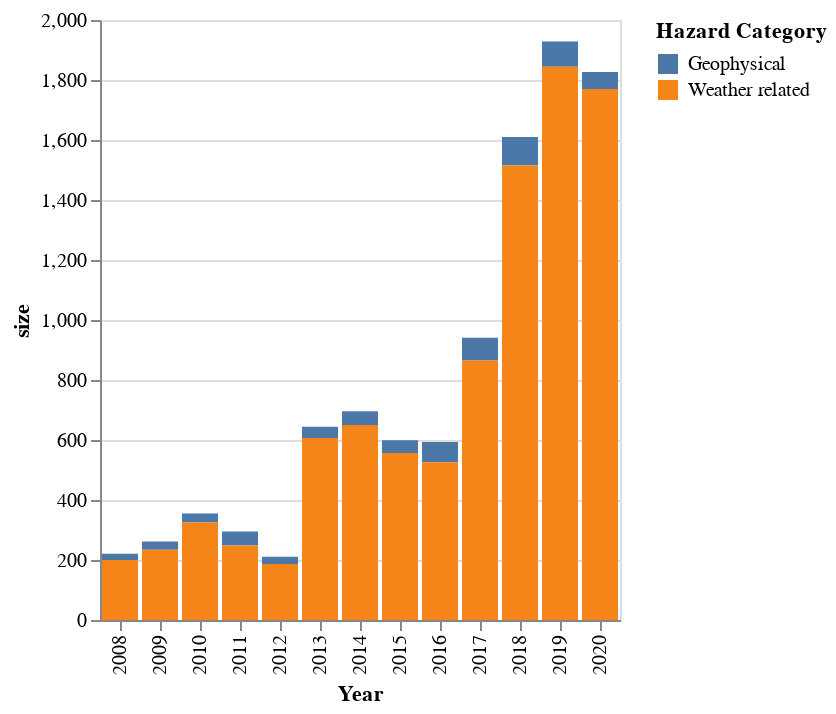

Notebook code for this chart:
### Code cell
# How has reporting changed by year?
source = disasters.groupby([YEAR, HAZARD_CATEGORY], as_index=False).size()
alt.Chart(source).mark_bar().encode(
    alt.X(YEAR, type=ORDINAL),
    y='size',
    color=HAZARD_CATEGORY
)

### Figure 1 — Vega-Lite specification as saved in the notebook (floating-point values rounded to 4 significant figures)
{"config": {"view": {"continuousWidth": 400, "continuousHeight": 300}}, "data": {"name": "data-45127a1d89023b5863dc8308b611cb67"}, "mark": "bar", "encoding": {"color": {"type": "nominal", "field": "Hazard Category"}, "x": {"type": "ordinal", "field": "Year"}, "y": {"type": "quantitative", "field": "size"}}, "$schema": "https://vega.github.io/schema/vega-lite/v4.8.1.json", "datasets": {"data-45127a1d89023b5863dc8308b611cb67": [{"Year": 2008, "Hazard Category": "Geophysical", "size": 21}, {"Year": 2008, "Hazard Category": "Weather related", "size": 200}, {"Year": 2009, "Hazard Category": "Geophysical", "size": 28}, {"Year": 2009, "Hazard Category": "Weather related", "size": 234}, {"Year": 2010, "Hazard Category": "Geophysical", "size": 30}, {"Year": 2010, "Hazard Category": "Weather related", "size": 325}, {"Year": 2011, "Hazard Category": "Geophysical", "size": 47}, {"Year": 2011, "Hazard Category": "Weather related", "size": 248}, {"Year": 2012, "Hazard Category": "Geophysical", "size": 24}, {"Year": 2012, "Hazard Category": "Weather related", "size": 187}, {"Year": 2013, "Hazard Category": "Geophysical", "size": 37}, {"Year": 2013, "Hazard Category": "Weather related", "size": 607}, {"Year": 2014, "Hazard Category": "Geophysical", "size": 46}, {"Year": 2014, "Hazard Category": "Weather related", "size": 650}, {"Year": 2015, "Hazard Category": "Geophysical", "size": 42}, {"Year": 2015, "Hazard Category": "Weather related", "size": 557}, {"Year": 2016, "Hazard Category": "Geophysical", "size": 67}, {"Year": 2016, "Hazard Category": "Weather related", "size": 526}, {"Year": 2017, "Hazard Category": "Geophysical", "size": 76}, {"Year": 2017, "Hazard Category": "Weather related", "size": 865}, {"Year": 2018, "Hazard Category": "Geophysical", "size": 95}, {"Year": 2018, "Hazard Category": "Weather related", "size": 1515}, {"Year": 2019, "Hazard Category": "Geophysical", "size": 84}, {"Year": 2019, "Hazard Category": "Weather related", "size": 1844}, {"Year": 2020, "Hazard Category": "Geophysical", "size": 57}, {"Year": 2020, "Hazard Category": "Weather related", "size": 1770}]}}
